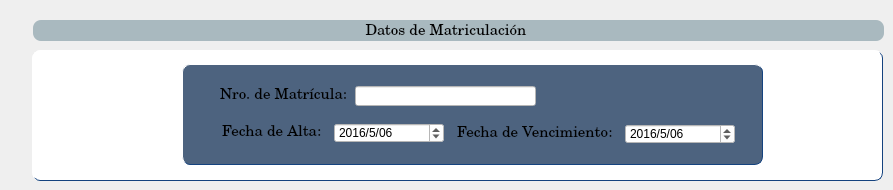
   <widget class="QWidget" name="tab">
    <attribute name="title">
     <string>Datos de Matriculación</string>
    </attribute>
    <widget class="QGroupBox" name="groupBox_18">
     <property name="geometry">
      <rect>
       <x>32</x>
       <y>50</y>
       <width>851</width>
       <height>131</height>
      </rect>
     </property>
     <property name="font">
      <font>
       <family>Century Schoolbook L</family>
       <pointsize>11</pointsize>
       <weight>9</weight>
       <italic>false</italic>
       <bold>false</bold>
      </font>
     </property>
     <property name="styleSheet">
      <string notr="true">QGroupBox{
border-style: solid;
border-width: 1px;
border-radius: 8px;
border-top-color: rgb(255, 255, 255);
border-left-color: rgb(255, 255, 255);
border-right-color: rgb(21, 67, 127);
border-bottom-color:rgb(21, 67, 127);
background-color: rgb(255, 255, 255);
}
QLabel{
background-color: rgb(77, 99, 127);
}
</string>
     </property>
     <property name="title">
      <string/>
     </property>
     <widget class="QGroupBox" name="groupBox_19">
      <property name="geometry">
       <rect>
        <x>150</x>
        <y>14</y>
        <width>581</width>
        <height>101</height>
       </rect>
      </property>
      <property name="font">
       <font>
        <family>Century Schoolbook L</family>
        <pointsize>11</pointsize>
        <weight>9</weight>
        <italic>false</italic>
        <bold>false</bold>
       </font>
      </property>
      <property name="styleSheet">
       <string notr="true">QGroupBox{
background-color: rgb(77, 99, 127);
}

QLineEdit{
background-color: rgb(255, 255, 255);
}

</string>
      </property>
      <property name="title">
       <string/>
      </property>
      <widget class="QLabel" name="label_45">
       <property name="geometry">
        <rect>
         <x>38</x>
         <y>23</y>
         <width>131</width>
         <height>16</height>
        </rect>
       </property>
       <property name="font">
        <font>
         <family>Century Schoolbook L</family>
         <pointsize>11</pointsize>
         <weight>9</weight>
         <italic>false</italic>
         <bold>false</bold>
        </font>
       </property>
       <property name="text">
        <string>Nro. de Matrícula:</string>
       </property>
      </widget>
      <widget class="QLabel" name="label_47">
       <property name="geometry">
        <rect>
         <x>275</x>
         <y>59</y>
         <width>171</width>
         <height>20</height>
        </rect>
       </property>
       <property name="font">
        <font>
         <family>Century Schoolbook L</family>
         <pointsize>11</pointsize>
         <weight>9</weight>
         <italic>false</italic>
         <bold>false</bold>
        </font>
       </property>
       <property name="text">
        <string>Fecha de Vencimiento:</string>
       </property>
      </widget>
      <widget class="QLabel" name="label_48">
       <property name="geometry">
        <rect>
         <x>40</x>
         <y>60</y>
         <width>121</width>
         <height>16</height>
        </rect>
       </property>
       <property name="font">
        <font>
         <family>Century Schoolbook L</family>
         <pointsize>11</pointsize>
         <weight>9</weight>
         <italic>false</italic>
         <bold>false</bold>
        </font>
       </property>
       <property name="text">
        <string>Fecha de Alta: </string>
       </property>
      </widget>
      <widget class="QLineEdit" name="lne_nro_cuenta_2">
       <property name="geometry">
        <rect>
         <x>173</x>
         <y>22</y>
         <width>181</width>
         <height>20</height>
        </rect>
       </property>
       <property name="styleSheet">
        <string notr="true">background-color: rgb(255, 255, 255);</string>
       </property>
       <property name="text">
        <string/>
       </property>
      </widget>
      <widget class="QDateEdit" name="dte_fecha_titulo_grado_2">
       <property name="geometry">
        <rect>
         <x>152</x>
         <y>59</y>
         <width>110</width>
         <height>20</height>
        </rect>
       </property>
       <property name="styleSheet">
        <string notr="true">background-color: rgb(255, 255, 255);</string>
       </property>
       <property name="displayFormat">
        <string>yyyy/M/dd</string>
       </property>
       <property name="date">
        <date>
         <year>2016</year>
         <month>5</month>
         <day>6</day>
        </date>
       </property>
      </widget>
      <widget class="QDateEdit" name="dte_fecha_titulo_grado_3">
       <property name="geometry">
        <rect>
         <x>443</x>
         <y>60</y>
         <width>110</width>
         <height>20</height>
        </rect>
       </property>
       <property name="styleSheet">
        <string notr="true">background-color: rgb(255, 255, 255);</string>
       </property>
       <property name="displayFormat">
        <string>yyyy/M/dd</string>
       </property>
       <property name="date">
        <date>
         <year>2016</year>
         <month>5</month>
         <day>6</day>
        </date>
       </property>
      </widget>
     </widget>
    </widget>
    <widget class="QLabel" name="label_49">
     <property name="geometry">
      <rect>
       <x>33</x>
       <y>20</y>
       <width>851</width>
       <height>21</height>
      </rect>
     </property>
     <property name="font">
      <font>
       <family>Century Schoolbook L</family>
       <pointsize>11</pointsize>
       <weight>9</weight>
       <italic>false</italic>
       <bold>false</bold>
      </font>
     </property>
     <property name="styleSheet">
      <string notr="true">background-color: rgb(169, 185, 191);
border-radius: 8px;</string>
     </property>
     <property name="text">
      <string>                                                                                Datos de Matriculación</string>
     </property>
    </widget>
   </widget>
